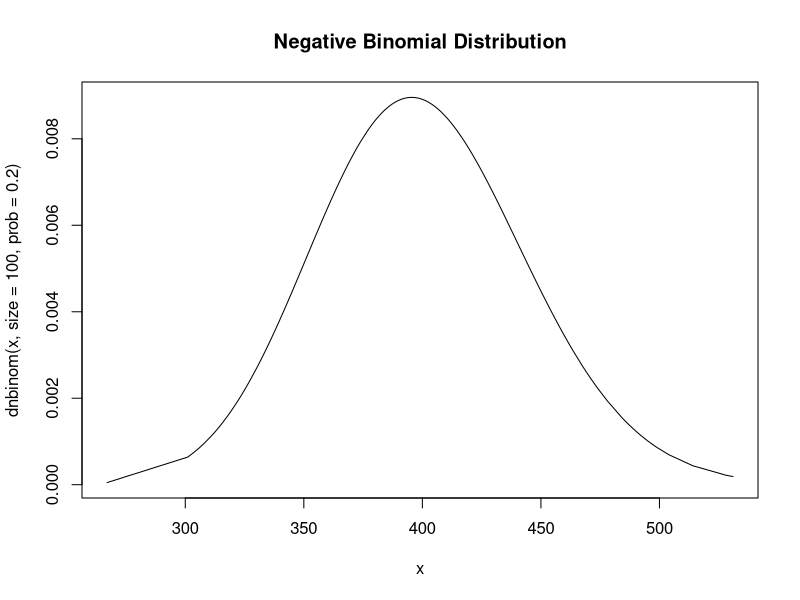

The R script that drew this image:
#size & prob are parameters that have to be defined
#size corresponds to number of trials and prob to probability of success
x<-rnbinom(500,size=100,prob=0.2)
x<-sort(x)
plot(x,dnbinom(x,size=100,prob=0.2),main="Negative Binomial Distribution",type = 'l')